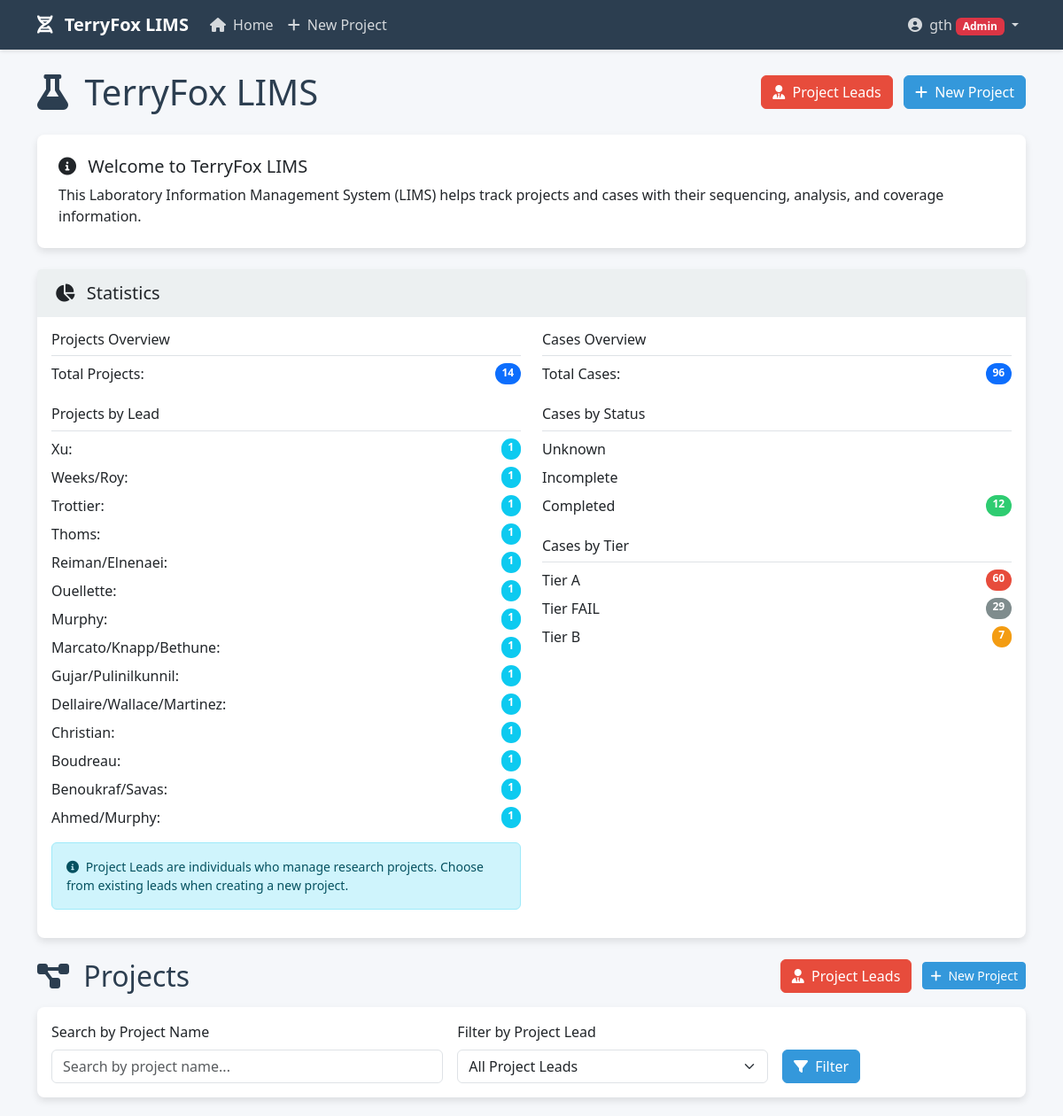
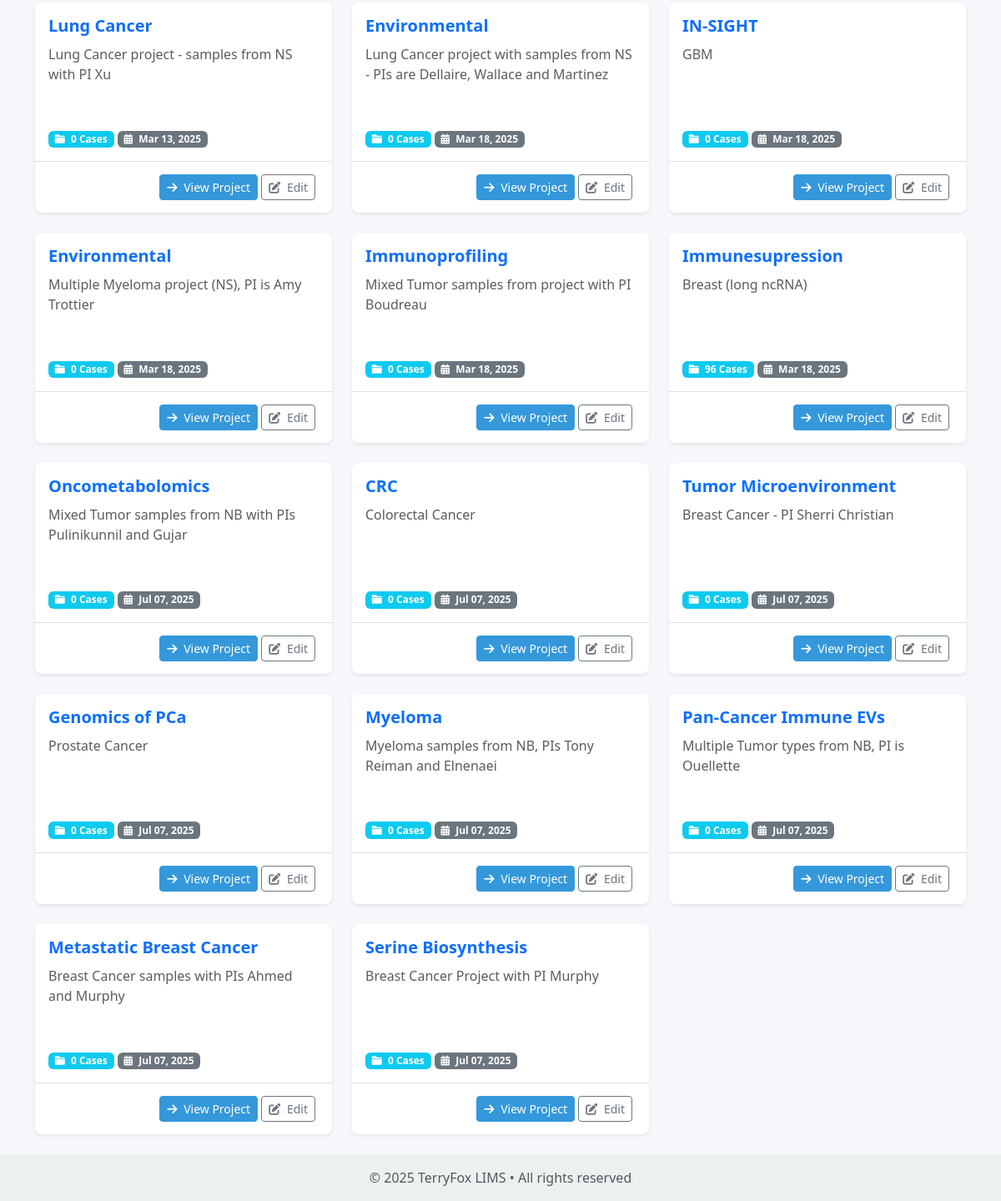
The app's page / (signed in) with its own data (2 pictures, top to bottom).
### core/models.py (models this page shows, shortened)
class ProjectLead(models.Model):
    name = models.CharField(max_length=255, unique=True)
    def __str__(self):
        return self.name
    class Meta:
        ordering = ['name']
        verbose_name = _('Project Lead')
        verbose_name_plural = _('Project Leads')

class Project(models.Model):
    name = models.CharField(max_length=255)
    description = models.TextField(blank=True)
    project_lead = models.ForeignKey(
        ProjectLead,
        on_delete=models.SET_NULL,
        null=True,
        blank=True,
        related_name='projects',
        verbose_name=_('Project Lead')
    )
    created_at = models.DateTimeField(auto_now_add=True)
    updated_at = models.DateTimeField(auto_now=True)
    created_by = models.ForeignKey(User, on_delete=models.CASCADE, related_name='created_projects')

### core/views.py (the view)
# urls.py: path('', views.home, name='home'),
@login_required
def home(request):
    filter_form = ProjectFilterForm(request.GET)
    projects = Project.objects.all()
    if filter_form.is_valid():
        project_name = filter_form.cleaned_data.get('name')
        project_lead = filter_form.cleaned_data.get('project_lead')
        if project_name:
            projects = projects.filter(name__icontains=project_name)
        if project_lead:
            projects = projects.filter(project_lead=project_lead)
    projects = projects.annotate(cases_count=Count('cases'))
    total_projects = Project.objects.count()
    total_cases = Case.objects.count()
    projects_by_lead = Project.objects.values('project_lead__name').annotate(count=Count('id')).order_by('-count')
    cases_by_status = Case.objects.values('status').annotate(count=Count('id')).order_by('-count')
    cases_by_tier = Case.objects.values('tier').annotate(count=Count('id')).order_by('-count')
    return render(request, 'core/home.html', {
        'projects': projects,
        'total_projects': total_projects,
        'total_cases': total_cases,
        'projects_by_lead': projects_by_lead,
        'cases_by_status': cases_by_status,
        'cases_by_tier': cases_by_tier,
        'filter_form': filter_form,
    })

### core/forms.py
class ProjectFilterForm(forms.Form):
    name = forms.CharField(
        required=False,
        widget=forms.TextInput(attrs={
            'class': 'form-control',
            'placeholder': _('Search by project name...')
        })
    )
    project_lead = forms.ModelChoiceField(
        queryset=ProjectLead.objects.all(),
        required=False,
        empty_label=_("All Project Leads"),
        widget=forms.Select(attrs={'class': 'form-select'})
    )
    def __init__(self, *args, **kwargs):
        super().__init__(*args, **kwargs)
        self.fields['project_lead'].queryset = ProjectLead.objects.all().order_by('name')

### templates/core/home.html (shortened to what this page needs)
{% extends 'base.html' %}
{% block content %}
<div class="d-flex justify-content-between align-items-center mb-4">
    <h1 class="mb-0"><i class="fas fa-flask me-2"></i> TerryFox LIMS</h1>
    <div>
        {% if user.is_superuser or user.groups.all.0.name == 'Bioinformatician' %}
        <a href="{% url 'project_lead_list' %}" class="btn btn-danger me-2">
            <i class="fas fa-user-tie me-1"></i> Project Leads
        </a>
        <a href="{% url 'project_create' %}" class="btn btn-primary">
            <i class="fas fa-plus me-1"></i> New Project
        </a>
        {% endif %}
    </div>
</div>
<div class="card mb-4">
    <div class="card-body p-4">
        <h5><i class="fas fa-info-circle me-2"></i> Welcome to TerryFox LIMS</h5>
        <p class="mb-0">This Laboratory Information Management System (LIMS) helps track projects and cases with their sequencing, analysis, and coverage information.</p>
    </div>
</div>
<div class="card mb-4">
    <div class="card-header">
        <h5 class="mb-0"><i class="fas fa-chart-pie me-2"></i> Statistics</h5>
    </div>
    <div class="card-body">
        <div class="row">
            <div class="col-md-6">
                <h6 class="border-bottom pb-2">Projects Overview</h6>
                <div class="d-flex justify-content-between mb-2">
                    <span>Total Projects:</span>
                    <span class="badge bg-primary rounded-pill">{{ total_projects }}</span>
                </div>
                <h6 class="border-bottom pb-2 mt-4">Projects by Lead</h6>
                {% for lead_stat in projects_by_lead %}
                    <div class="d-flex justify-content-between mb-2">
                        <span>{{ lead_stat.project_lead__name|default:"Not specified" }}:</span>
                        <span class="badge bg-info rounded-pill">{{ lead_stat.count }}</span>
                    </div>
                {% empty %}
                    <div class="text-muted">No project leads specified</div>
                {% endfor %}
                <div class="alert alert-info mt-3 small">
                    <i class="fas fa-info-circle me-1"></i> Project Leads are individuals who manage research projects. Choose from existing leads when creating a new project.
                </div>
            </div>
            <div class="col-md-6">
                <h6 class="border-bottom pb-2">Cases Overview</h6>
                <div class="d-flex justify-content-between mb-2">
                    <span>Total Cases:</span>
                    <span class="badge bg-primary rounded-pill">{{ total_cases }}</span>
                </div>
                <h6 class="border-bottom pb-2 mt-4">Cases by Status</h6>
                {% for status_stat in cases_by_status %}
                    <div class="d-flex justify-content-between mb-2">
                        <span>{{ status_stat.status|title }}</span>
                        <span class="badge badge-{{ status_stat.status }} rounded-pill">{{ status_stat.count }}</span>
                    </div>
                {% empty %}
                    <div class="text-muted">No cases available</div>
                {% endfor %}
                <h6 class="border-bottom pb-2 mt-4">Cases by Tier</h6>
                {% for tier_stat in cases_by_tier %}
                    <div class="d-flex justify-content-between mb-2">
                        <span>Tier {{ tier_stat.tier }}</span>
                        <span class="badge badge-{{ tier_stat.tier }} rounded-pill">{{ tier_stat.count }}</span>
                    </div>
                {% empty %}
                    <div class="text-muted">No cases available</div>
                {% endfor %}
            </div>
        </div>
    </div>
</div>
{% if projects %}
    <div class="d-flex justify-content-between align-items-center mb-3">
        <h2 class="mb-0"><i class="fas fa-project-diagram me-2"></i> Projects
        </h2>
        <div>
            {% if user.is_superuser or user.groups.all.0.name == 'Bioinformatician' %}
            <a href="{% url 'project_lead_list' %}" class="btn btn-danger me-2">
                <i class="fas fa-user-tie me-1"></i> Project Leads
            </a>
            <a href="{% url 'project_create' %}" class="btn btn-sm btn-primary">
                <i class="fas fa-plus me-1"></i> New Project
            </a>
            {% endif %}
        </div>
    </div>
    <div class="card mb-4">
        <div class="card-body">
            <form method="get" class="row g-3 align-items-end">
                <div class="col-md-5">
                    <label for="{{ filter_form.name.id_for_label }}" class="form-label">Search by Project Name</label>
                    {{ filter_form.name }}
                </div>
                <div class="col-md-4">
                    <label for="{{ filter_form.project_lead.id_for_label }}" class="form-label">Filter by Project Lead</label>
                    {{ filter_form.project_lead }}
                </div>
                <div class="col-md-auto">
                    <button type="submit" class="btn btn-primary">
                        <i class="fas fa-filter me-1"></i> Filter
                    </button>
                </div>
            </form>
        </div>
    </div>
    <div class="row">
        {% for project in projects %}
            <div class="col-md-6 col-lg-4 mb-4">
                <div class="card project-card h-100 shadow-sm">
                    <div class="card-body">
                        <h5 class="card-title">
                            <a href="{% url 'project_detail' project_id=project.id %}" class="text-decoration-none">
                                {{ project.name }}
                            </a>
                        </h5>
                        <p class="card-text text-muted">
                            {% if project.description %}
                                {{ project.description|truncatechars:100 }}
                            {% else %}
                                <em>No description provided</em>
                            {% endif %}
                        </p>
                        <div class="mt-3">
                            <span class="badge bg-info">
                                <i class="fas fa-folder me-1"></i> {{ project.cases_count }} Cases
                            </span>
                            <span class="badge bg-secondary">
                                <i class="fas fa-calendar-alt me-1"></i> {{ project.created_at|date:"M d, Y" }}
                            </span>
                        </div>
                    </div>
                    <div class="card-footer text-end">
                        <a href="{% url 'project_detail' project_id=project.id %}" class="btn btn-sm btn-primary">
                            <i class="fas fa-arrow-right me-1"></i> View Project
                        </a>
                        {% if user.is_superuser or user.groups.all.0.name == 'Bioinformatician' %}
                        <a href="{% url 'project_update' project_id=project.id %}" class="btn btn-sm btn-outline-secondary">
                            <i class="fas fa-edit me-1"></i> Edit
                        </a>
                        {% endif %}
                    </div>
                </div>
            </div>
        {% endfor %}
    </div>
{% endif %}
{% endblock %}

### templates/base.html (shortened to what this page needs)
<!DOCTYPE html>
<html lang="en">
<head>
    <link href="https://cdn.jsdelivr.net/npm/bootstrap@5.3.0/dist/css/bootstrap.min.css" rel="stylesheet">
    <link rel="stylesheet" href="https://cdnjs.cloudflare.com/ajax/libs/font-awesome/6.0.0/css/all.min.css">
</head>
<body>
    <nav class="navbar navbar-expand-lg navbar-dark bg-dark mb-4">
        <div class="container">
            <a class="navbar-brand" href="{% url 'home' %}">
                <i class="fas fa-dna me-2"></i> TerryFox LIMS
            </a>
            <div class="collapse navbar-collapse" id="navbarNav">
                <ul class="navbar-nav me-auto">
                    <li class="nav-item">
                        <a class="nav-link" href="{% url 'home' %}">
                            <i class="fas fa-home me-1"></i> Home
                        </a>
                    </li>
                    {% if user.is_superuser or user.groups.all.0.name == 'Bioinformatician' %}
                    <li class="nav-item">
                        <a class="nav-link" href="{% url 'project_create' %}">
                            <i class="fas fa-plus me-1"></i> New Project
                        </a>
                    </li>
                    {% endif %}
                </ul>
                <ul class="navbar-nav">
                    {% if user.is_authenticated %}
                    <li class="nav-item dropdown">
                        <a class="nav-link dropdown-toggle" href="#" id="userDropdown" role="button" data-bs-toggle="dropdown">
                            <i class="fas fa-user-circle me-1"></i> {{ user.username }}
                            {% if user.is_superuser %}
                                <span class="badge bg-danger">Admin</span>
                            {% elif user.groups.all.0.name == 'PI' %}
                                <span class="badge bg-primary">PI (View Only)</span>
                            {% elif user.groups.all.0.name == 'Bioinformatician' %}
                                <span class="badge bg-success">Bioinformatician (CRUD)</span>
                            {% endif %}
                        </a>
                    </li>
                    {% else %}
                    <li class="nav-item">
                        <a class="nav-link" href="{% url 'login' %}">
                            <i class="fas fa-sign-in-alt me-1"></i> Login
                        </a>
                    </li>
                    {% endif %}
                </ul>
            </div>
        </div>
    </nav>
    <div class="container">
        {% block content %}{% endblock %}
    </div>
    <footer class="footer mt-auto py-3">
        <div class="container text-center">
            <span class="text-muted">© {% now "Y" %} TerryFox LIMS • All rights reserved</span>
        </div>
    </footer>
</body>
</html>

### templates/base.html (style rules this page uses)
:root { --primary-color: #2c3e50; --secondary-color: #3498db; --accent-color: #e74c3c; --light-color: #ecf0f1; --dark-color: #2c3e50; }
body { font-family: 'Segoe UI', Tahoma, Geneva, Verdana, sans-serif; background-color: #f5f7fa; color: var(--dark-color); }
.navbar { background-color: var(--primary-color) !important; box-shadow: 0 2px 4px rgba(0, 0, 0, 0.1); }
.navbar-brand { font-weight: bold; color: white !important; }
.nav-link { color: rgba(255, 255, 255, 0.8) !important; transition: color 0.3s; }
.card { border: none; border-radius: 8px; box-shadow: 0 4px 8px rgba(0, 0, 0, 0.1); transition: transform 0.3s, box-shadow 0.3s; margin-bottom: 20px; }
.card-header { background-color: var(--light-color); border-bottom: none; font-weight: bold; padding: 15px 20px; }
.btn-primary { background-color: var(--secondary-color); border-color: var(--secondary-color); }
.btn-danger { background-color: var(--accent-color); border-color: var(--accent-color); }
.footer { background-color: var(--light-color); padding: 20px 0; margin-top: 40px; }
.badge-completed { background-color: #2ecc71; color: white; }
.badge-A { background-color: #e74c3c; color: white; }
.badge-B { background-color: #f39c12; color: white; }
.badge-FAIL { background-color: #7f8c8d; color: white; }
.project-card { height: 100%; }
.project-card .card-body { display: flex; flex-direction: column; }
.project-card .card-title { font-size: 1.25rem; font-weight: bold; margin-bottom: 10px; }
.project-card .card-text { flex-grow: 1; }
.project-card .card-footer { background-color: transparent; border-top: 1px solid rgba(0, 0, 0, 0.125); padding: 15px 20px; }

### records on screen
ProjectLead: project_lead__name "Weeks/Roy", count "1"
ProjectLead: project_lead__name "Trottier", count "1"
ProjectLead: project_lead__name "Thoms", count "1"
ProjectLead: project_lead__name "Reiman/Elnenaei", count "1"
ProjectLead: project_lead__name "Ouellette", count "1"
ProjectLead: project_lead__name "Murphy", count "1"
ProjectLead: project_lead__name "Marcato/Knapp/Bethune", count "1"
ProjectLead: project_lead__name "Gujar/Pulinilkunnil", count "1"
ProjectLead: project_lead__name "Dellaire/Wallace/Martinez", count "1"
ProjectLead: project_lead__name "Christian", count "1"
ProjectLead: project_lead__name "Boudreau", count "1"
ProjectLead: project_lead__name "Benoukraf/Savas", count "1"
ProjectLead: project_lead__name "Ahmed/Murphy", count "1"
Project: name "Lung Cancer", description "Lung Cancer project - samples from NS with PI Xu", cases_count "0", created_at "Mar 13, 2025"
Project: name "Environmental", description "Lung Cancer project with samples from NS - PIs are Dellaire, Wallace and Martinez", cases_count "0", created_at "Mar 18, 2025"
Project: name "IN-SIGHT", description "GBM", cases_count "0", created_at "Mar 18, 2025"
Project: name "Environmental", description "Multiple Myeloma project (NS), PI is Amy Trottier", cases_count "0", created_at "Mar 18, 2025"
Project: name "Immunoprofiling", description "Mixed Tumor samples from project with PI Boudreau", cases_count "0", created_at "Mar 18, 2025"
Project: name "Immunesupression", description "Breast (long ncRNA)", cases_count "96", created_at "Mar 18, 2025"
Project: name "Oncometabolomics", description "Mixed Tumor samples from NB with PIs Pulinikunnil and Gujar", cases_count "0", created_at "Jul 07, 2025"
Project: name "CRC", description "Colorectal Cancer", cases_count "0", created_at "Jul 07, 2025"
Project: name "Tumor Microenvironment", description "Breast Cancer - PI Sherri Christian", cases_count "0", created_at "Jul 07, 2025"
Project: name "Genomics of PCa", description "Prostate Cancer", cases_count "0", created_at "Jul 07, 2025"
Project: name "Myeloma", description "Myeloma samples from NB, PIs Tony Reiman and Elnenaei", cases_count "0", created_at "Jul 07, 2025"
Project: name "Pan-Cancer Immune EVs", description "Multiple Tumor types from NB, PI is Ouellette", cases_count "0", created_at "Jul 07, 2025"
Project: name "Metastatic Breast Cancer", description "Breast Cancer samples with PIs Ahmed and Murphy", cases_count "0", created_at "Jul 07, 2025"
Project: name "Serine Biosynthesis", description "Breast Cancer Project with PI Murphy", cases_count "0", created_at "Jul 07, 2025"

### other values on screen
{{ user.username }} "gth"
{{ total_projects }} "14"
{{ lead_stat.project_lead__name|default:"Not specified" }} "Xu"
{{ lead_stat.count }} "1"
{{ total_cases }} "96"
{{ status_stat.status|title }} "Unknown" "Incomplete" "Completed"
{{ status_stat.count }} "12"
{{ tier_stat.tier }} "A" "FAIL" "B"
{{ tier_stat.count }} "60" "29" "7"
